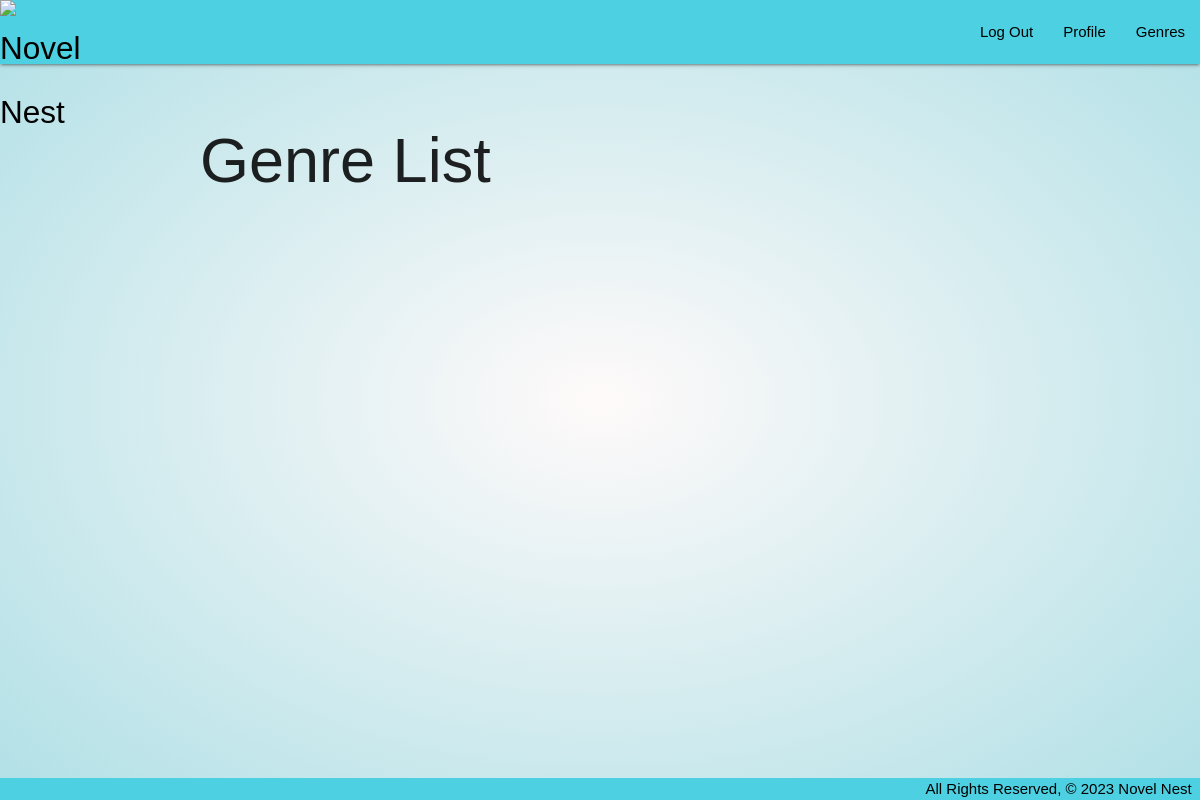
The app's page /genres/ (signed in), older data.
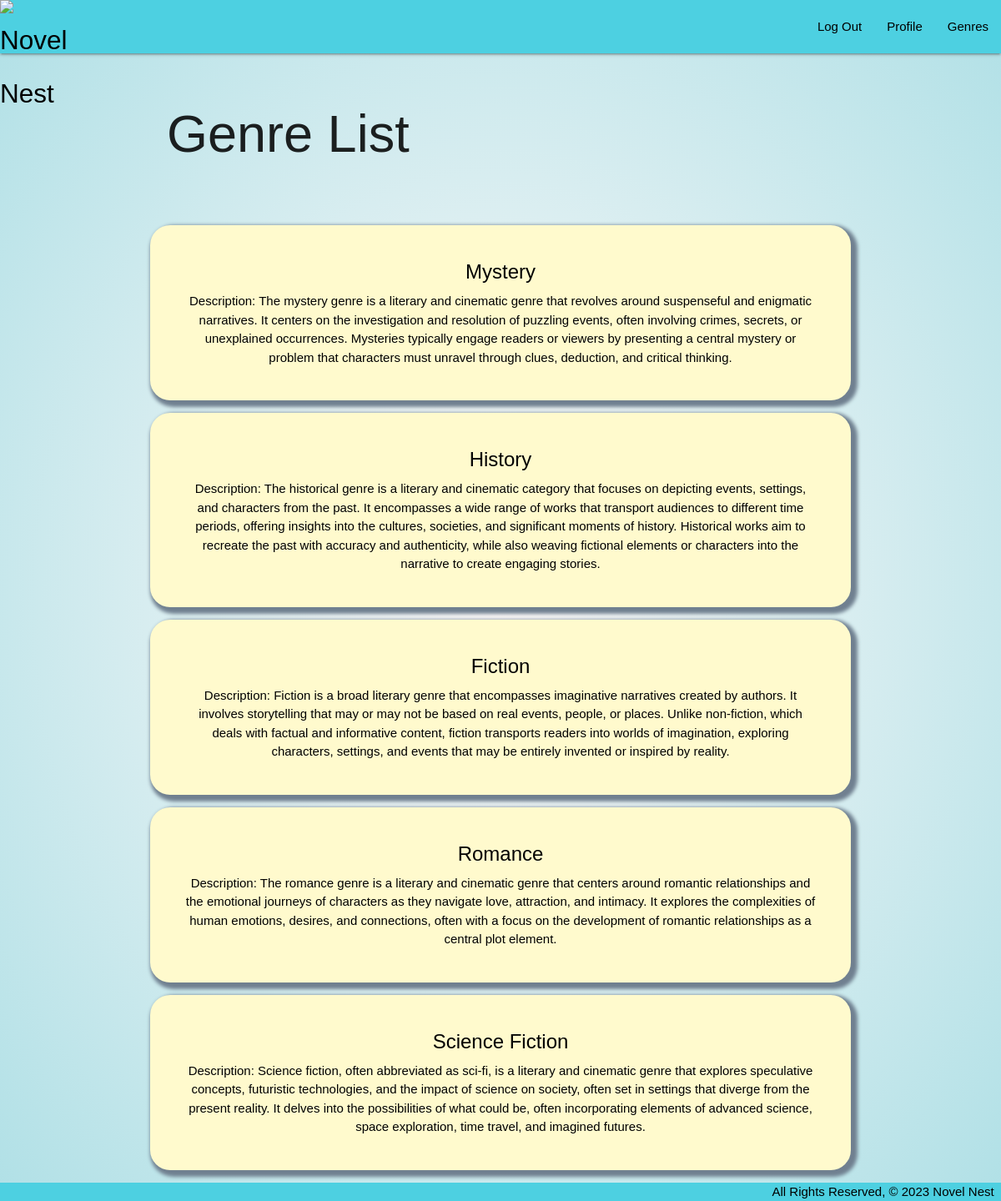
The same page, newer data.
### main_app/models.py (models this page shows)
class Genre(models.Model):
    title = models.CharField(max_length=50)
    description = models.TextField(max_length=500)
    subscribers = models.ManyToManyField(User)

### main_app/views.py (the view)
# urls.py: path('genres/', views.GenreList.as_view(), name='genres_index'),
class GenreList(LoginRequiredMixin, ListView):
    model = Genre

### main_app/templates/main_app/genre_list.html
{% extends 'base.html' %} {% block content %}
<h1 style="padding: 20px 20px 50px 20px">Genre List</h1>
{% for genre in object_list %}
<a href="{% url 'genres_detail' genre.id %}">
  <div class="card">
    <div class="card-content">
      <span class="card-title">{{ genre.title }}</span>
      <p>Description: {{ genre.description }}</p>
    </div>
  </div>
</a>
{% endfor %} {% endblock %}

### main_app/templates/base.html (shortened to what this page needs)
{% load static %}
<!DOCTYPE html>
<html lang="en">
  <head>
    <link
      rel="stylesheet"
      href="https://cdnjs.cloudflare.com/ajax/libs/materialize/1.0.0/css/materialize.min.css"
    />
    <link
      rel="stylesheet"
      type="text/css"
      href="{% static 'css/style.css' %}"
    />
  </head>
  <body>
    <header class="navbar-fixed">
      <nav>
        <div class="nav-wrapper cyan lighten-2">
          <ul>
            <li>
              <a href="{% url 'home' %}" class="left brand-logo"
                ><img src="https://i.imgur.com/eQEOtu4.jpg"
                alt="Novel Nest"
                class="logo-img"/>
              </a>
            </li>
          </ul>
          <ul class="right">
            {% if user.is_authenticated %}
            <li><a href="{% url 'logout' %}">Log Out</a></li>
            <li><a href="{% url 'profile' %}">Profile</a></li>
            <li><a href="{% url 'genres_index' %}">Genres</a></li>
            {%else%}
            <li><a href="{% url 'signup' %}">Sign Up</a></li>
            <li><a href="{% url 'login' %}">Log In</a></li>
            {%endif%}
          </ul>
        </div>
      </nav>
    </header>
    <main class="container">{% block content %} {% endblock %}</main>
    <footer class="page-footer cyan lighten-2">
      <div class="right">
        All Rights Reserved, &copy; 2023 Novel Nest &nbsp;
      </div>
    </footer>
  </body>
</html>

### main_app/static/css/style.css (style rules this page uses)
body { display: flex; min-height: 100vh; flex-direction: column; margin: 0; font-family: Arial, sans-serif; justify-content: center; background-color: snow; background-image: radial-gradient(snow, powderblue); }
main { flex: 1 0 auto; }
footer.page-footer { padding-top: 0; text-align: right; }
.page-footer { color: black; }
.nav-wrapper ul li a { color: black; }
.logo-img { float: left; width: 50%; }
.card { box-shadow: 4px 4px 4px 4px slategrey; text-align: center; padding: 16px; border-radius: 2vmin; background-color: lemonchiffon; color: black; transition: all 0.3s ease; }

Row changes from the older to the newer data that the page shows:
added Genre: title "Mystery", description "The mystery genre is a literary and cinematic genre that revolves around suspenseful and enigmatic narratives. It centers on the investigation and resolution of puzzling events, often involving crimes, secrets, or unexplained occurrences. Mysteries typically engage readers or viewers by presenting a central mystery or problem that characters must unravel through clues, deduction, and critical thinking."
added Genre: title "History", description "The historical genre is a literary and cinematic category that focuses on depicting events, settings, and characters from the past. It encompasses a wide range of works that transport audiences to different time periods, offering insights into the cultures, societies, and significant moments of history. Historical works aim to recreate the past with accuracy and authenticity, while also weaving fictional elements or characters into the narrative to create engaging stories."
added Genre: title "Fiction", description "Fiction is a broad literary genre that encompasses imaginative narratives created by authors. It involves storytelling that may or may not be based on real events, people, or places. Unlike non-fiction, which deals with factual and informative content, fiction transports readers into worlds of imagination, exploring characters, settings, and events that may be entirely invented or inspired by reality."
added Genre: title "Romance", description "The romance genre is a literary and cinematic genre that centers around romantic relationships and the emotional journeys of characters as they navigate love, attraction, and intimacy. It explores the complexities of human emotions, desires, and connections, often with a focus on the development of romantic relationships as a central plot element."
added Genre: title "Science Fiction", description "Science fiction, often abbreviated as sci-fi, is a literary and cinematic genre that explores speculative concepts, futuristic technologies, and the impact of science on society, often set in settings that diverge from the present reality. It delves into the possibilities of what could be, often incorporating elements of advanced science, space exploration, time travel, and imagined futures."
